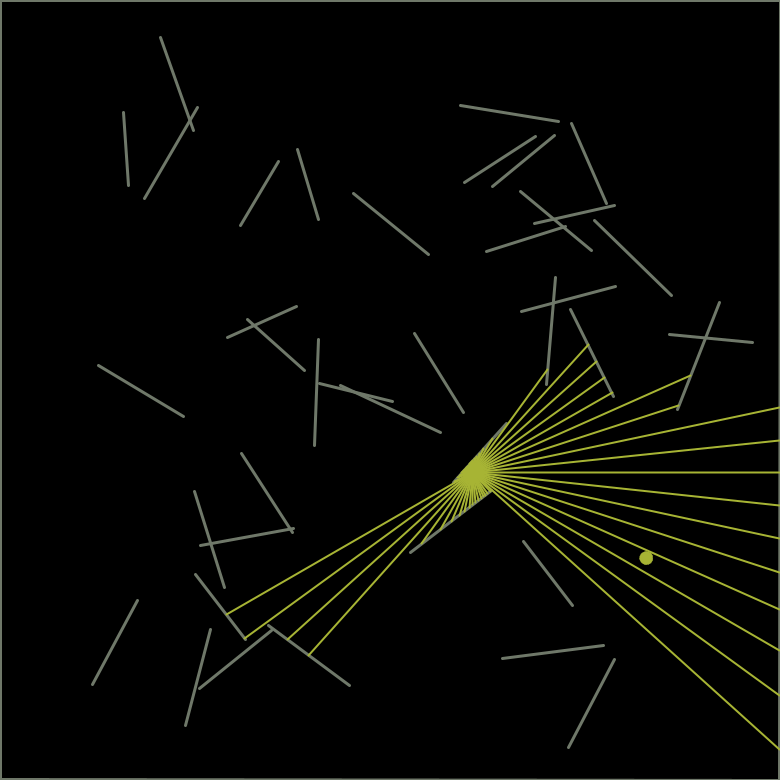
Frame 1 (no input)
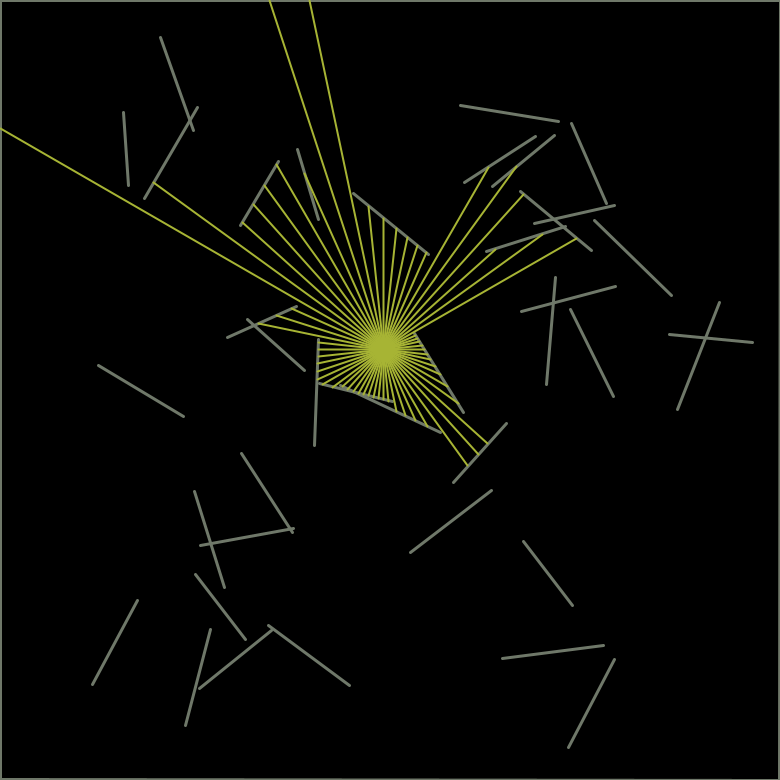
Frame 60 (the mouse pressed at the canvas centre just before this capture)
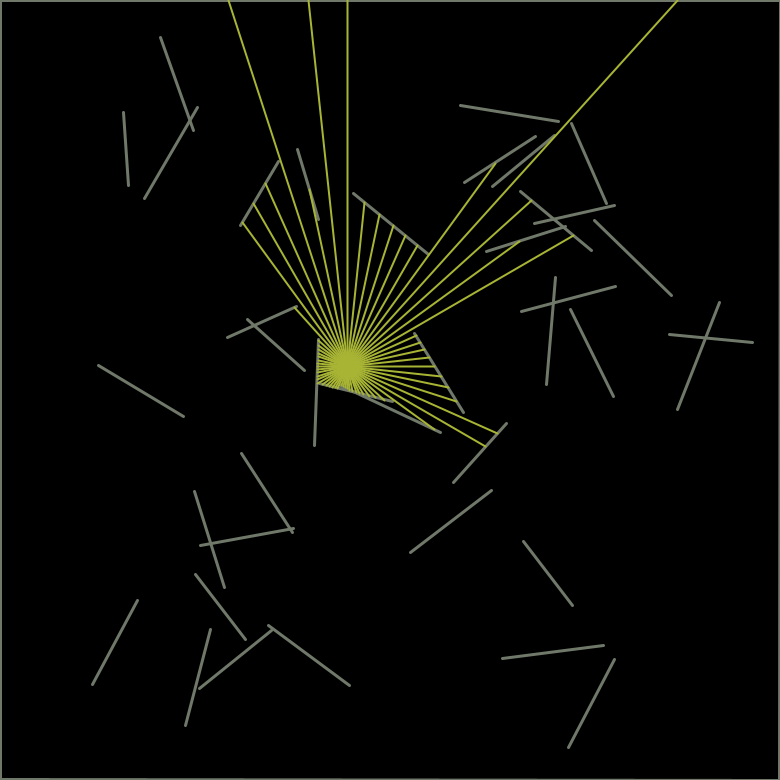
Frame 120 (the mouse held since frame 60 and released just before this capture)

The Processing sketch that drew these frames (run headless with seeded random() and noise(); from frame 60 on, the mouse is pressed at the canvas centre):

// Processing sketch: main
// ── main.pde
LightMaze lightMaze;

void setup()
{
  surface.setTitle("LightMaze");
  surface.setResizable(false);
  surface.setLocation(displayWidth / 3, floor(0.1 * displayHeight));

  createLightMaze();

  size(780, 780);
  colorMode(HSB, 360, 255, 255);
}

void createLightMaze()
{
  var totalBarriers = 39;
  var totalBeams = 60;

  lightMaze = new LightMaze(totalBarriers, totalBeams);
}

void draw()
{
  background(0);

  lightMaze.render();
  lightMaze.animate();
}

// ── Barrier.pde
class Barrier
{

  private PVector start;
  private PVector end;

  /* Constructor definition */
  public Barrier(PVector start, float theta, float size)
  {
    this.start = start;

    var direction = PVector.fromAngle(theta);
    var startCopy = this.start.copy();
    direction.mult(size);
    
    this.end = startCopy.add(direction);
  }

  /* Function definition */
  public void render()
  {
    noFill();
    stroke(96, 30, 120);
    strokeWeight(3);

    line(this.start.x, this.start.y,
      this.end.x, this.end.y);
  }
}

// ── Beam.pde
class Beam
{

  private PVector start;
  private PVector end;

  private float theta;

  /* Constructor definition */
  public Beam(PVector start, float theta)
  {
    this.start = start;
    this.theta = theta;

    var direction = PVector.fromAngle(theta);
    var startCopy = this.start.copy();
    var size = pow(PI, 1.5);
    direction.mult(size);

    this.end = startCopy.add(direction);
  }

  /* Function definition */
  public float getAngle()
  {
    return this.theta;
  }

  public PVector getIntersection(Barrier barrier)
  {
    var x1 = barrier.start.x;
    var y1 = barrier.start.y;
    var x2 = barrier.end.x;
    var y2 = barrier.end.y;

    var x3 = this.start.x;
    var y3 = this.start.y;
    var x4 = this.end.x;
    var y4 = this.end.y;

    var product0 = (x1 - x2) * (y3 - y4);
    var product1 = (y1 - y2) * (x3 - x4);
    var commonTerm = product0 - product1;
    if (commonTerm == 0) return null;

    product0 = (x1 - x3) * (y3 - y4);
    product1 = (y1 - y3) * (x3 - x4);
    var termA = product0 - product1;

    product0 = (x1 - x3) * (y1 - y2);
    product1 = (y1 - y3) * (x1 - x2);
    var termB = product0 - product1;

    var u = termA / commonTerm;
    var v = termB / commonTerm;

    var barriersCollide = (u > 0 && u < 1 && v > 0);
    if (!barriersCollide) return null;

    var posX = x1 + u * (x2 - x1);
    var posY = y1 + u * (y2 - y1);
    return new PVector(posX, posY);
  }

  public void render()
  {
    noFill();
    stroke(66, 180, 180);
    strokeWeight(2);

    line(this.start.x, this.start.y,
      this.end.x, this.end.y);
  }
}

// ── LightBulb.pde
class LightBulb
{

  private Utility utility;

  private PVector position;
  private float radius;
  private Beam[] beams;

  private PVector delta;
  private PVector deltaPrime;

  /* Constructor definition */
  public LightBulb(PVector position, float radius, int totalBeams)
  {
    this.utility = new Utility();

    this.position = position;
    this.radius = radius;

    this.createLightBulb(totalBeams);

    this.delta = new PVector();
    this.deltaPrime = new PVector(0.0045, 0.009);
  }

  /* Function definition */
  private void createLightBulb(int totalBeams)
  {
    this.beams = new Beam[totalBeams];
    for (int b = 0; b < this.beams.length; b++)
    {
      var start = this.position;
      var angle = map(b, 0, totalBeams, 0, TAU);
      this.beams[b] = new Beam(start, angle);
    }
  }

  public void animate(ArrayList<Barrier> barriers)
  {
    if (this.beams != null)
    {
      this.rePosition();
      this.updateBeams();
      this.shootBeams(barriers);

      this.delta.add(this.deltaPrime);
    }
  }

  private void rePosition()
  {
    var noiseX = noise(this.delta.x);
    var posX = map(noiseX, 0, 1, 0, width);

    var noiseY = noise(this.delta.y);
    var posY = map(noiseY, 0, 1, 0, height);
    this.position = new PVector(posX, posY);
  }

  private void updateBeams()
  {
    for (int b = 0; b < this.beams.length; b++)
    {
      var currentBeam = this.beams[b];
      var start = this.position;
      var theta = currentBeam.getAngle();

      this.beams[b] = new Beam(start, theta);
    }
  }

  private void shootBeams(ArrayList<Barrier> barriers)
  {
    for (var beam : this.beams)
    {
      var optimalPoint = this.utility.findIntersection(this.position, beam, barriers);
      if (optimalPoint == null) continue;

      line(this.position.x, this.position.y,
        optimalPoint.x, optimalPoint.y);
    }
  }

  public void render()
  {
    this.renderBulb();
    this.renderBeams();
  }

  private void renderBulb()
  {
    pushMatrix();
    translate(this.position.x, this.position.y);

    noStroke();
    fill(66, 180, 180);
    circle(0, 0, 2 * this.radius);
    popMatrix();
  }

  private void renderBeams()
  {
    if (this.beams != null)
    {
      for (var beam : this.beams)
        beam.render();
    }
  }
}

// ── LightMaze.pde
class LightMaze
{

  private int totalBarriers;

  private ArrayList<Barrier> barriers;
  private LightBulb lightBulb;

  /* Constructor definition */
  public LightMaze(int totalBarriers, int totalBeams)
  {
    this.totalBarriers = totalBarriers;

    this.barriers = new ArrayList<Barrier>();
    this.constructOuterBarriers();
    this.constructInnerBarriers();

    this.createLightBulb(totalBeams);
  }

  /* Function definition */
  private void createLightBulb(int totalBeams)
  {
    var posX = random(width);
    var posY = random(height);
    var position = new PVector(posX, posY);
    var radius = TAU;

    this.lightBulb = new LightBulb(position, radius, totalBeams);
  }

  private void constructOuterBarriers()
  {
    var scalar = width;

    var start = new PVector();
    var angle = 0f;
    this.barriers.add(new Barrier(start, angle, scalar));

    var posX = width;
    var posY = 0;
    start = new PVector(posX, posY);
    angle = PI / 2;
    this.barriers.add(new Barrier(start, angle, scalar));

    posY = height;
    start = new PVector(posX, posY);
    angle = PI;
    this.barriers.add(new Barrier(start, angle, scalar));

    posX = 0;
    start = new PVector(posX, posY);
    angle = 3 * PI / 2;
    this.barriers.add(new Barrier(start, angle, scalar));
  }

  private void constructInnerBarriers()
  {
    for (int b = 0; b < this.totalBarriers; b++)
    {
      var posX = random(0.12 * width, 0.9 * width);
      var posY = random(0.12 * height, 0.9 * height);
      var start = new PVector(posX, posY);
      var angle = random(TAU);
      var scalar = random(72, 117);

      this.barriers.add(new Barrier(start, angle, scalar));
    }
  }

  public void animate()
  {
    this.lightBulb.animate(this.barriers);
  }

  public void render()
  {
    this.renderBarriers();
    this.lightBulb.render();
  }

  private void renderBarriers()
  {
    if (this.barriers != null)
    {
      for (var barrier : this.barriers)
        barrier.render();
    }
  }
}

// ── Utility.pde
class Utility
{

  /* Constructor definition */
  public Utility()
  {
  }

  /* Function definition */
  public PVector findIntersection(PVector position, Beam beam,
    ArrayList<Barrier> barriers)
  {
    var closestPoint = position;
    var minDistance = pow(2, 64);

    for (var barrier : barriers)
    {
      var intersection = beam.getIntersection(barrier);
      if (intersection == null) continue;

      var pointA = position;
      var pointB = intersection;
      var distance = this.getDistance(pointA, pointB);

      var collisionPointIsCloser = (distance <= minDistance);
      if (collisionPointIsCloser)
      {
        minDistance = distance;
        closestPoint = intersection;
      }
    }

    return closestPoint;
  }

  private float getDistance(PVector pointA, PVector pointB)
  {
    var diffXSquared = pow(pointA.x - pointB.x, 2);
    var diffYSquared = pow(pointA.y - pointB.y, 2);
    return sqrt(diffXSquared + diffYSquared);
  }
}
